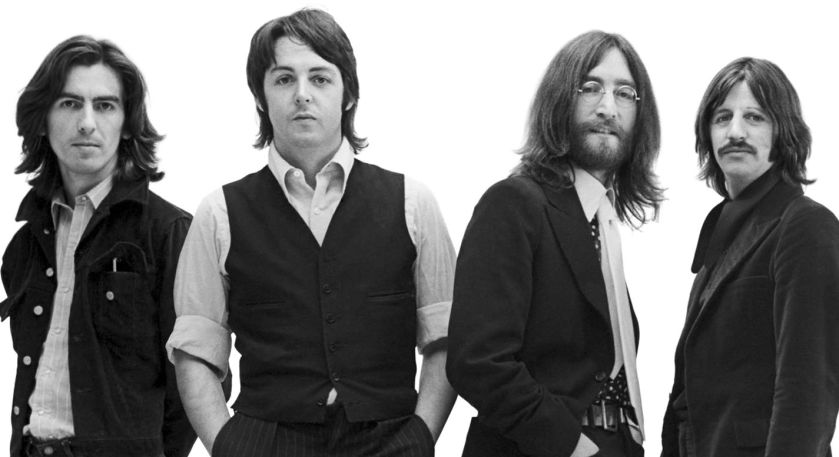
//> input picture beatles02.jpg, 839 x 457 px, given in place of the camera
$ ./leopard   (built with g++ and OpenCV 4)
//> lines starting //> are read from the running program, lines starting //| are printed output that depends on the picture; after the words box and inside, x2 and y2 are one past the last pixel; in counts of white or black regions, pixels touching at a corner belong together
#include <opencv2/opencv.hpp>
#include <iostream>
#include <string>
#include <sstream>
#include <vector>

int main()
{
 int fps;
 cv::Mat frame;
 cv::Mat gray;
 cv::VideoCapture cam(0);
 std::vector<cv::Rect> faces;

 if(!cam.isOpened())
 {
   std::cout << "Error en la camara" << std::endl;
   return 0;
 }

 //cv::Size size(320,240);
 cv::Size csize(cam.get(CV_CAP_PROP_FRAME_WIDTH),cam.get(CV_CAP_PROP_FRAME_HEIGHT));
 cv::VideoWriter graba("video.avi", CV_FOURCC('F','M','P','4'), 8, csize, 1);

 if(!graba.isOpened())
 {
  std::cout << "Error de Grabación" << std::endl;
  return -1;
 }

 cv::CascadeClassifier cascade;

 if(!cascade.load("haarcascades/haarcascade_frontalface_alt.xml"))
 {
   std::cout << "Error al cargar cascade";
   return -1;
 }


 while (true)
 {

  cam.read(frame);
//> frame is the input picture: 457 rows x 839 cols, CV_8UC3; min 0, max 255, mean 123.2
  gray = frame.clone();
  cv::cvtColor(frame, gray, CV_BGR2GRAY);
  cv::equalizeHist(gray,gray);
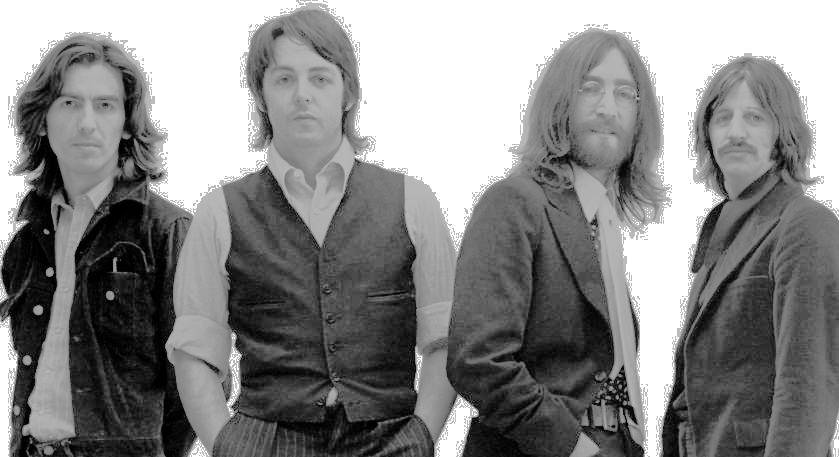
//> gray: 457 rows x 839 cols, CV_8UC1; min 0, max 255, mean 137
  //cv::resize(gray, gray, size, 0, 0, CV_INTER_AREA);

  cascade.detectMultiScale(gray,faces);
//> faces = 4 Rects (x, y, width, height): [700, 90, 76, 76], [43, 70, 91, 91], [257, 43, 94, 94], [565, 58, 85, 85]

  for (int i=0; i<faces.size(); i++)
  {
   cv::rectangle(frame, faces[i], (0, 255, 0), 1);
  }
//> this loop made 4 passes
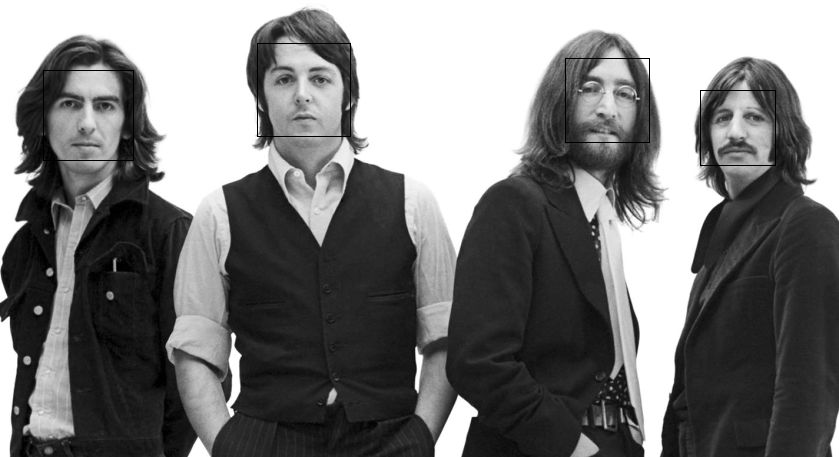
//> frame: 457 rows x 839 cols, CV_8UC3; 0.36% of pixels changed, all inside (x1, y1, x2, y2) = (43, 43, 776, 166)

  cv::imshow("Video", frame);
  graba.write(frame);

  if(cv::waitKey(30) >=10)
//> the Esc key is pressed
   break;
 }
 graba.release();
 cam.release();
 return 0;

}

$ run again, on smiley.png
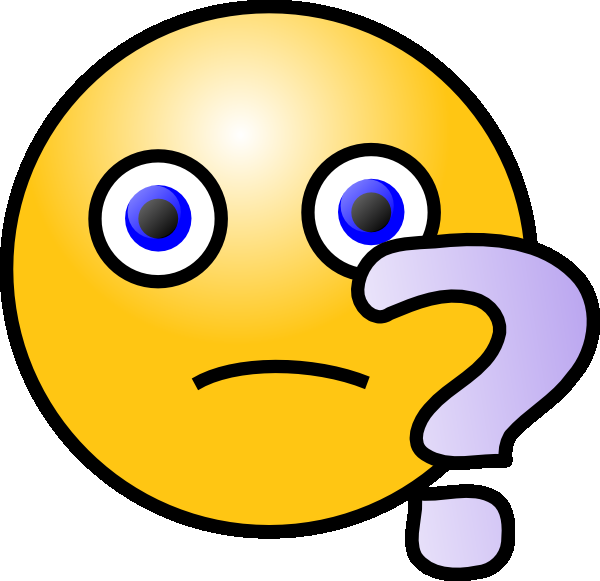
//> input picture smiley.png, 600 x 581 px, given in place of the camera
//> frame is the input picture: 581 rows x 600 cols, CV_8UC3; mean B, G, R 133.4, 191.1, 212.7
//> `cv::cvtColor(frame, gray, CV_BGR2GRAY);`:
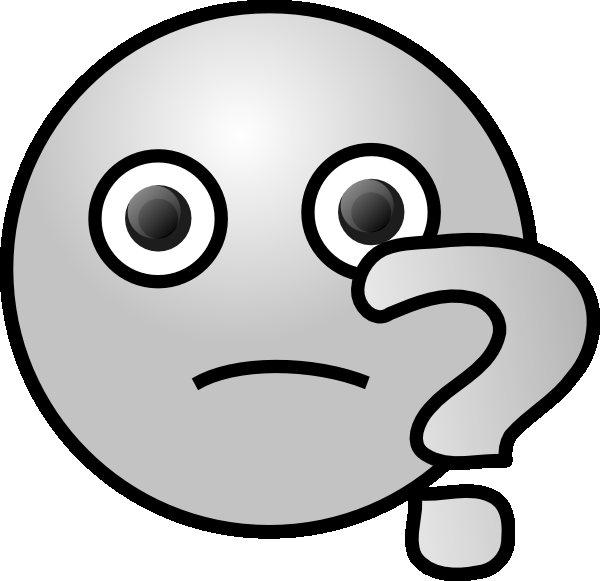
//> gray: 581 rows x 600 cols, CV_8UC1; min 0, max 255, mean 191.1
//> `cv::equalizeHist(gray,gray);`:
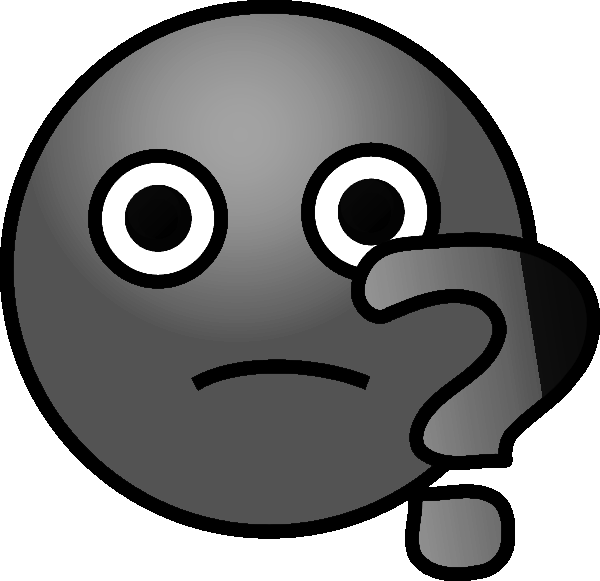
//> gray: 581 rows x 600 cols, CV_8UC1; min 0, max 255, mean 134
//> faces = empty
